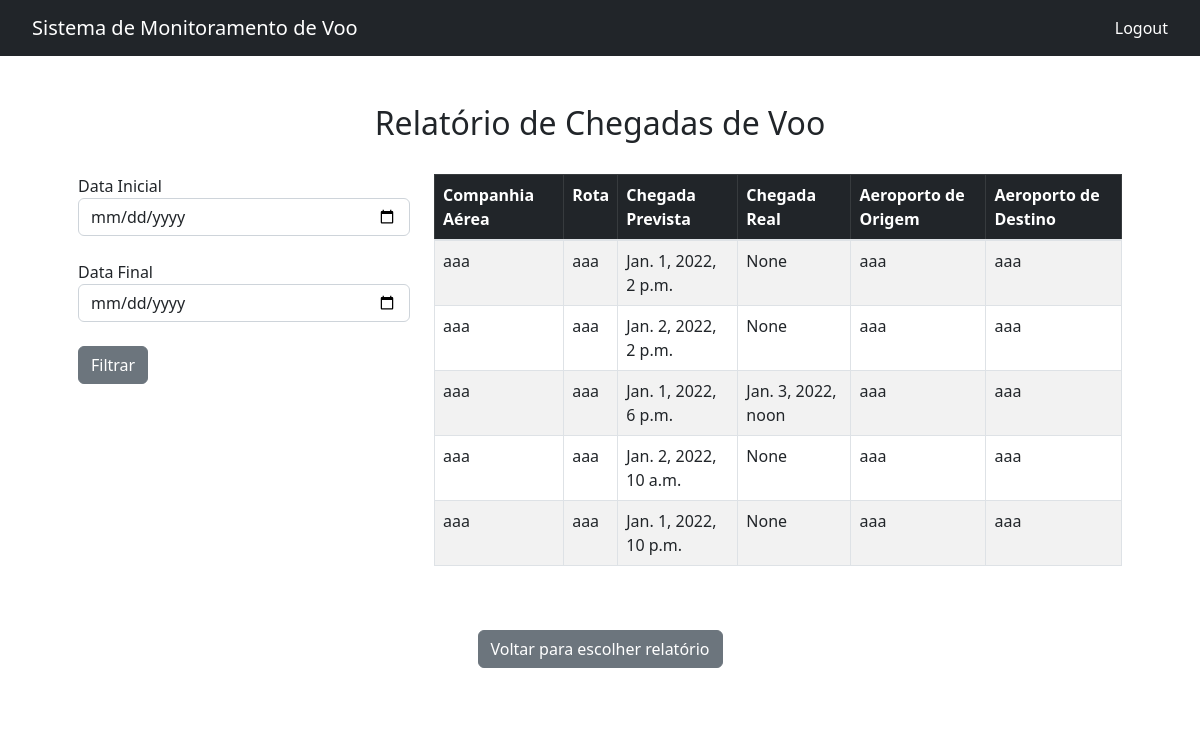
The app's page /relatorios/chegadas, older data.
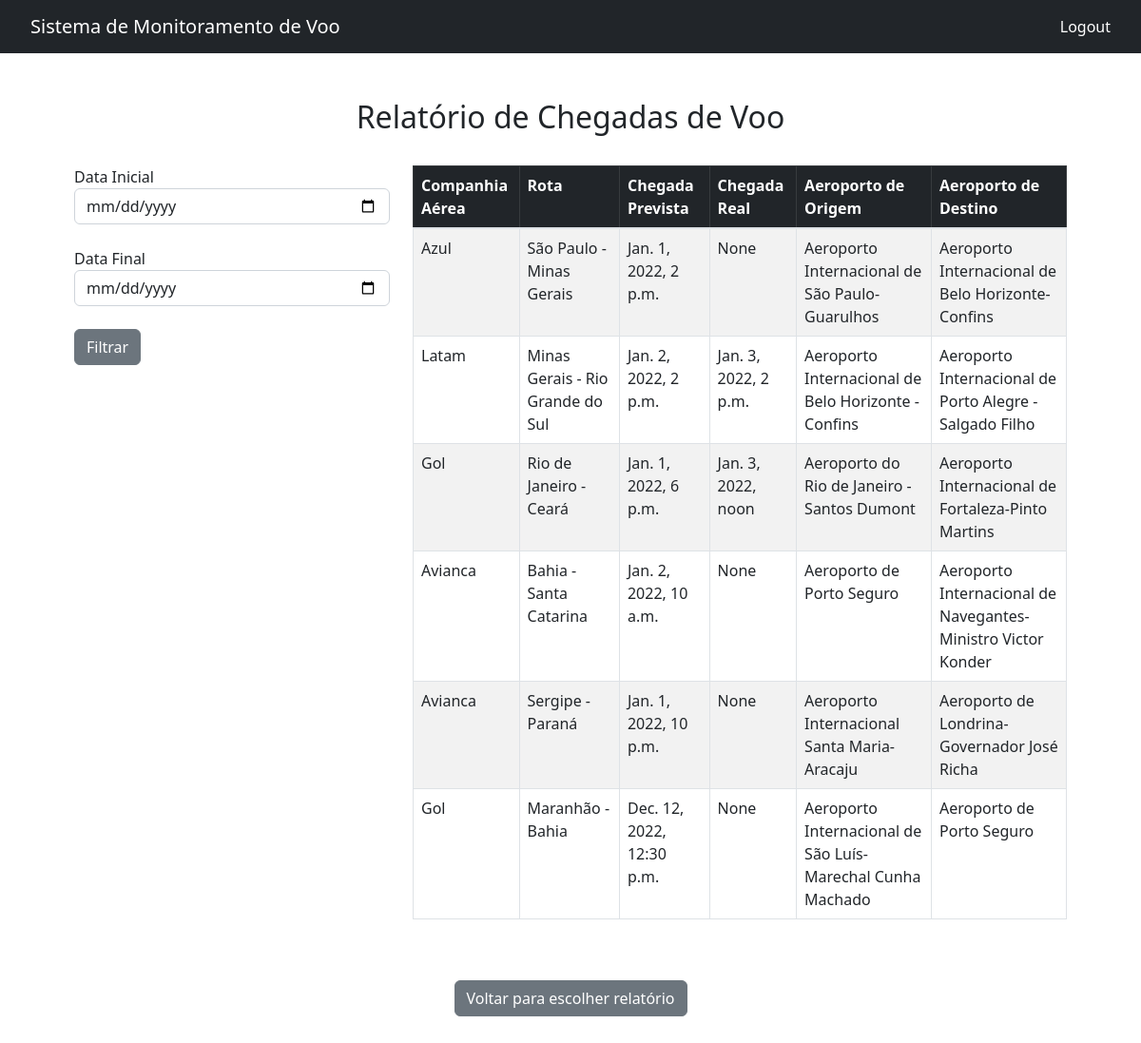
The same page, newer data.
### aeroporto/models.py (models this page shows, shortened)
class Voo(models.Model):
    codigoVoo = models.IntegerField(primary_key=True, null=False, unique=True)
    companhiaAerea = models.CharField(max_length=100, null=False)
    partidaPrevista = models.DateTimeField(null=False)
    partidaReal = models.DateTimeField(null=True)
    chegadaPrevista = models.DateTimeField(null=False)
    chegadaReal = models.DateTimeField(null=True)
    status = models.CharField(max_length=100, null=False, default='Aguardo')
    rota = models.CharField(max_length=100, null=True)
    aeroportoOrigem = models.CharField(max_length=100, null=False)
    aeroportoDestino = models.CharField(max_length=100, null=False)
    condicao = models.CharField(max_length=100, null=False)
    class Meta:
        db_table = 'voos'

### aeroporto/views.py (the view)
# urls.py: path('relatorios/chegadas', views.relatorio_chegadas_view, name='relatorio_chegadas'),
def relatorio_chegadas_view(request):
    template_name = 'relatorio/relatorio_chegadas.html'
    object_list = Voo.objects.all()
    start_date = request.GET.get('start_date')
    end_date = request.GET.get('end_date')
    if start_date and end_date:
        end_date = parse(end_date) + timedelta(1)
        object_list = object_list.filter(
            chegadaReal__range=[start_date, end_date]
        )
    context =  {'object_list': object_list}
    return render(request, template_name, context)

### template/relatorio/relatorio_chegadas.html (shortened to what this page needs)
{% load static %}
<!DOCTYPE html>
<html>
<head>
    <link rel="stylesheet" href="{% static 'css/bootstrap/bootstrap.min.css' %}">
    <link rel="stylesheet" href="{% static 'css/navbar.css' %}">
    <link rel="stylesheet" href="{% static 'css/relatorio.css' %}">
</head>
<body>
    <div class="nav-container">
        <nav class="navbar navbar-expand navbar-dark bg-dark">
            <a class="navbar-brand">Sistema de Monitoramento de Voo</a>
            <div class="collapse navbar-collapse" id="navbarText">
                <span class="navbar-text">
                        <a class="nav-link" href="{% url 'voos'%}">Logout</a>
                </span>
            </div>
        </nav>
    </div>
    <div class="container-xl p-5 box-tabela">
        <h2>Relatório de Chegadas de Voo</h2>
        <br>
        <div class="row">
            <div class="col-md-4">
                <form>
                    <label>
                        Data Inicial
                        </label>
                    <input class="form-control ml-sm-2 mr-sm-2" name="start_date" type="date">
                    <br>
                    <label>
                        Data Final
                    </label>
                    <input class="form-control ml-sm-2 mr-sm-2" name="end_date" type="date">
                    <br>
                    <button class="btn btn-secondary" type="submit">Filtrar</button>
                </form>
            </div>
            <div class="col-md-8">
                <table class="table table-striped table-bordered">
                    <thead class="table-dark">
                        <tr>
                            <th scope="col ">Companhia Aérea</th>
                            <th scope="col ">Rota</th>
                            <th scope="col">Chegada Prevista</th>
                            <th scope="col">Chegada Real</th>
                            <th scope="col ">Aeroporto de Origem</th>
                            <th scope="col ">Aeroporto de Destino</th>
                        </tr>
                    </thead>
                    <tbody class="table-group-divider">
                        {% for voo in object_list %}
                        <tr>
                            <td> {{ voo.companhiaAerea }} </td>
                            <td> {{ voo.rota }} </td>
                            <td> {{ voo.chegadaPrevista }} </td>
                            <td> {{ voo.chegadaReal }} </td>
                            <td> {{ voo.aeroportoOrigem }} </td>
                            <td> {{ voo.aeroportoDestino }} </td>
                        </tr>
                        {% endfor %}
                    </tbody>
                </table>
            </div>
        </div>
        <br>
        <br>
        <a href="{% url 'relatorio' %}" class="btn btn-secondary ">Voltar para escolher relatório</a>
    </div>
</body>
</html>

Row changes from the older to the newer data that the page shows:
changed Voo: companhiaAerea "aaa" → "Azul"; rota "aaa" → "São Paulo - Minas Gerais"; aeroportoOrigem "aaa" → "Aeroporto Internacional de São Paulo-Guarulhos"; aeroportoDestino "aaa" → "Aeroporto Internacional de Belo Horizonte-Confins"
changed Voo: companhiaAerea "aaa" → "Latam"; rota "aaa" → "Minas Gerais - Rio Grande do Sul"; chegadaReal "None" → "Jan. 3, 2022, 2 p.m."; aeroportoOrigem "aaa" → "Aeroporto Internacional de Belo Horizonte - Confins"; aeroportoDestino "aaa" → "Aeroporto Internacional de Porto Alegre - Salgado Filho"
changed Voo: companhiaAerea "aaa" → "Gol"; rota "aaa" → "Rio de Janeiro - Ceará"; aeroportoOrigem "aaa" → "Aeroporto do Rio de Janeiro - Santos Dumont"; aeroportoDestino "aaa" → "Aeroporto Internacional de Fortaleza-Pinto Martins"
changed Voo: companhiaAerea "aaa" → "Avianca"; rota "aaa" → "Bahia - Santa Catarina"; aeroportoOrigem "aaa" → "Aeroporto de Porto Seguro"; aeroportoDestino "aaa" → "Aeroporto Internacional de Navegantes-Ministro Victor Konder"
changed Voo: companhiaAerea "aaa" → "Avianca"; rota "aaa" → "Sergipe - Paraná"; aeroportoOrigem "aaa" → "Aeroporto Internacional Santa Maria-Aracaju"; aeroportoDestino "aaa" → "Aeroporto de Londrina-Governador José Richa"
added Voo: companhiaAerea "Gol", rota "Maranhão - Bahia", chegadaPrevista "Dec. 12, 2022, 12:30 p.m.", chegadaReal "None", aeroportoOrigem "Aeroporto Internacional de São Luís-Marechal Cunha Machado", aeroportoDestino "Aeroporto de Porto Seguro"
